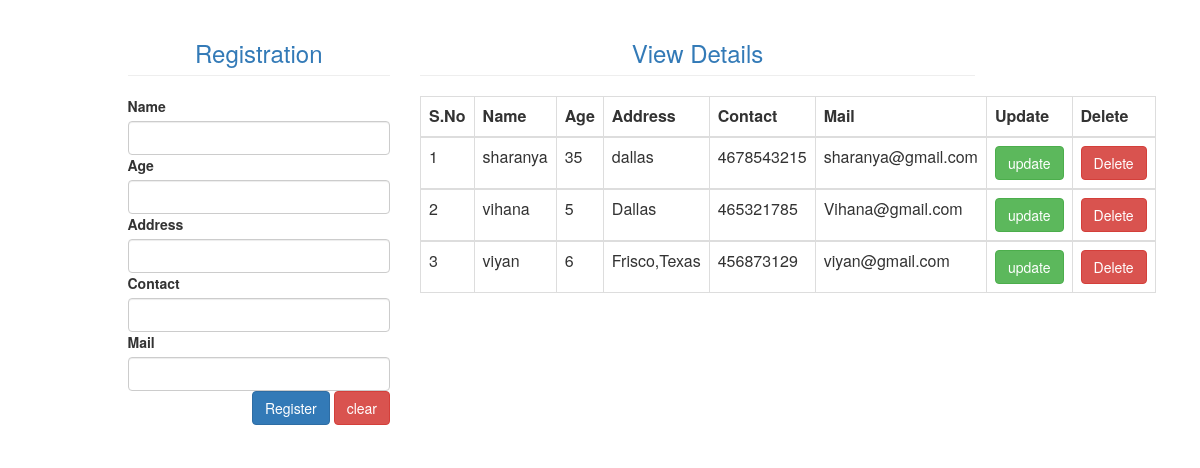
The page / on the database its author committed.
### my_app/models.py (models this page shows)
class Datas(models.Model):
    Name=models.CharField(max_length=20,default="")
    Age=models.IntegerField(default="")
    Address=models.CharField(max_length=50,default="")
    Contact=models.IntegerField(default="")
    Mail=models.CharField(max_length=20,default="")

### my_app/views.py (the view)
# urls.py: 2. Add a URL to urlpatterns:  path('', views.home, name='home')
def home(request):
    mydata=Datas.objects.all()
    if(mydata!=""):
       return render(request,"home.html",{'datas':mydata})
    else:
        return render(request,"home.html")

### templates/home.html (shortened to what this page needs)
<html>
    <head>
        {% load static %}
        <link rel="stylesheet" href="{% static 'bootstrap/css/bootstrap.min.css'%}">
    </head>
    <body>
        <div class="container-fluid">
            <div class="col-md-offset-1 col-md-3">
                <form action="addData" method="POST" autocomplete="off">
                <h3 class="page-header text-primary text-center">Registration</h3>
                <div classs="form-group">
                    <label>Name</label>
                    <input type="text" class="form-control" name="name">
                </div>
                <div classs="form-group">
                    <label>Age</label>
                    <input type="text" class="form-control" name="age">
                </div>
                <div classs="form-group">
                    <label>Address</label>
                    <input type="text" class="form-control" name="address">
                </div>
                <div classs="form-group">
                    <label>Contact</label>
                    <input type="text" class="form-control" name="contact">
                </div>
                <div classs="form-group">
                    <label>Mail</label>
                    <input type="text" class="form-control" name="mail">
                </div>
                <div class="form-group pull-right">
                    <input type="submit" value="Register" class="btn btn-primary">
                    <input type="reset" value="clear" class="btn btn-danger">
                </div>
            </form>
            </div>
            <div class="col-md-6">
                {% if datas %}
                <h3 class="page-header text-primary text-center">View Details</h3>
                <table class="table table-bordered">
                    <thead>
                        <tr>
                            <th>S.No</th>
                            <th>Name</th>
                            <th>Age</th>
                            <th>Address</th>
                            <th>Contact</th>
                            <th>Mail</th>
                            <th>Update</th>
                            <th>Delete</th>
                        </tr>
                    </thead>
                    {% for data in datas %}
                        <tbody>
                            <tr>
                                <td>{{forloop.counter}}</td>
                                <td>{{data.Name}}</td>
                                <td>{{data.Age}}</td>
                                <td>{{data.Address}}</td>
                                <td>{{data.Contact}}</td>
                                <td>{{data.Mail}}</td>
                                <td><a class="btn btn-success" href="updateData/{{data.id}}">update</a></td>
                                <td><a class="btn btn-danger" href="deleteData/{{data.id}}">Delete</a></td>
                            </tr>
                        </tbody>
                        {% endfor %}
                </table>
                {% endif %}
            </div>
        </div>
    </body>
</html>

### rows shown on the page
Datas: Name "sharanya", Age "35", Address "dallas", Contact "4678543215", Mail "sharanya@gmail.com"
Datas: Name "vihana", Age "5", Address "Dallas", Contact "465321785", Mail "Vihana@gmail.com"
Datas: Name "viyan", Age "6", Address "Frisco,Texas", Contact "456873129", Mail "viyan@gmail.com"
